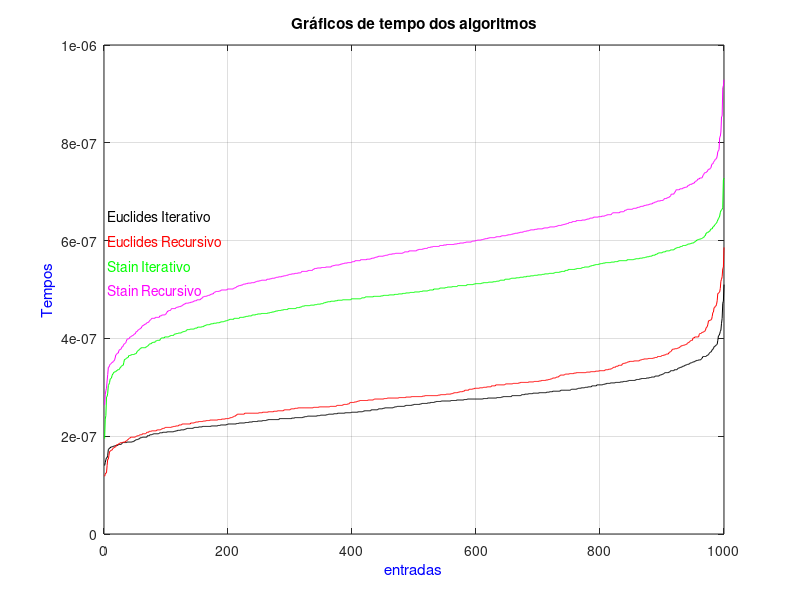

The MATLAB source for this figure:

%Carrega os arquivo
load resultado.txt;

t = resultado(:,1);
%Ordena os resultados para ficar mais explicito
y =  sort(resultado(:,4));
y1 =  sort(resultado(:,5));
y2 =  sort(resultado(:,6));
y3 = sort (resultado(:,7));
%Plota as funções do tempo no gráfico com as devidas cores
plot(t,y,'k', t,y1,'r', t,y2,'g', t,y3,'m');grid
%mdcEuclidesIterativo
%mdcEuclidesRecursivo
%mdcIterativo
%mdcRecursivo
%Indicação dos eixos 
xlabel('entradas', 'Color', 'b')
ylabel('Tempos', 'Color', 'b')

%Seta o titulo do gráfico
title('Gráficos de tempo dos algoritmos')

text(5,0.00000065,'Euclides Iterativo','Color','k')
text(5,0.0000006,'Euclides Recursivo','Color','r')
text(5,0.00000055,'Stain Iterativo','Color','g')
text(5,0.0000005,'Stain Recursivo','Color','m')
